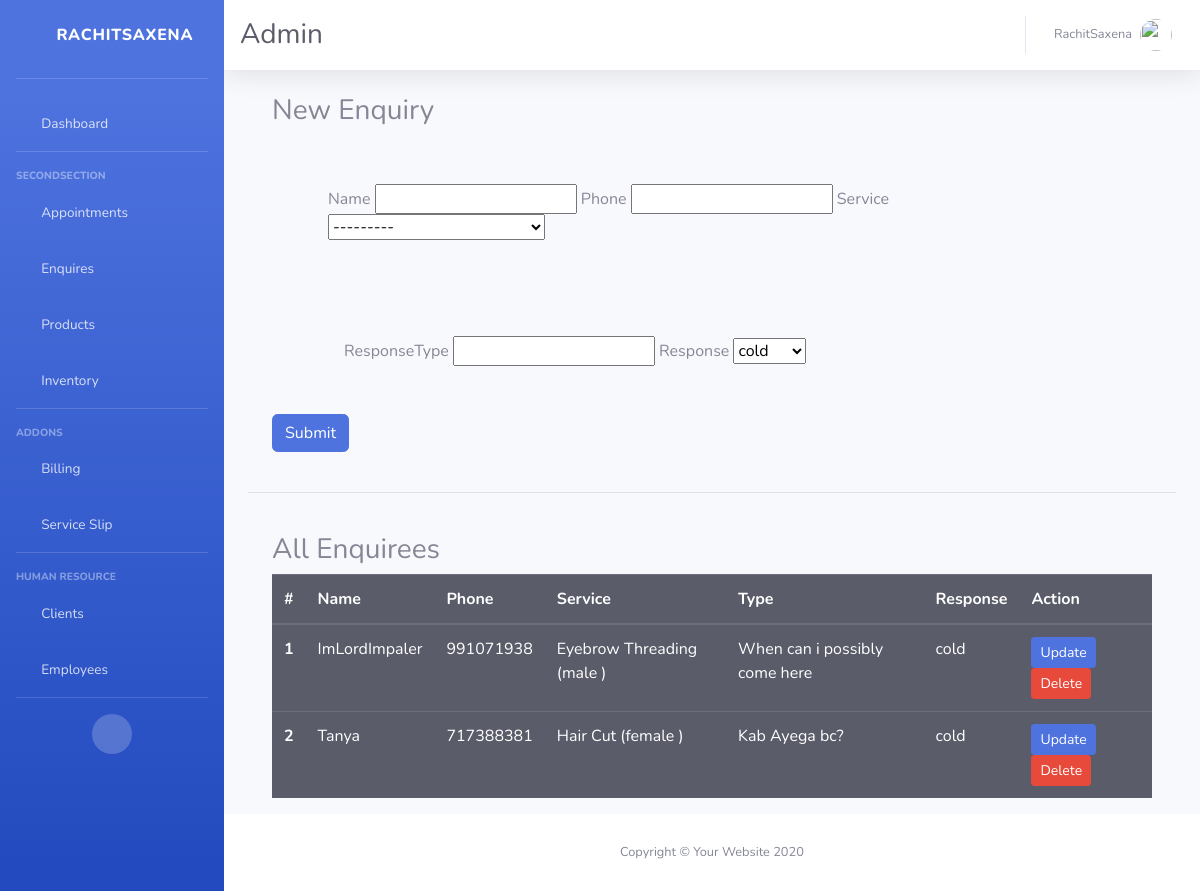
The app's page /old/enquiry (signed in), older data.
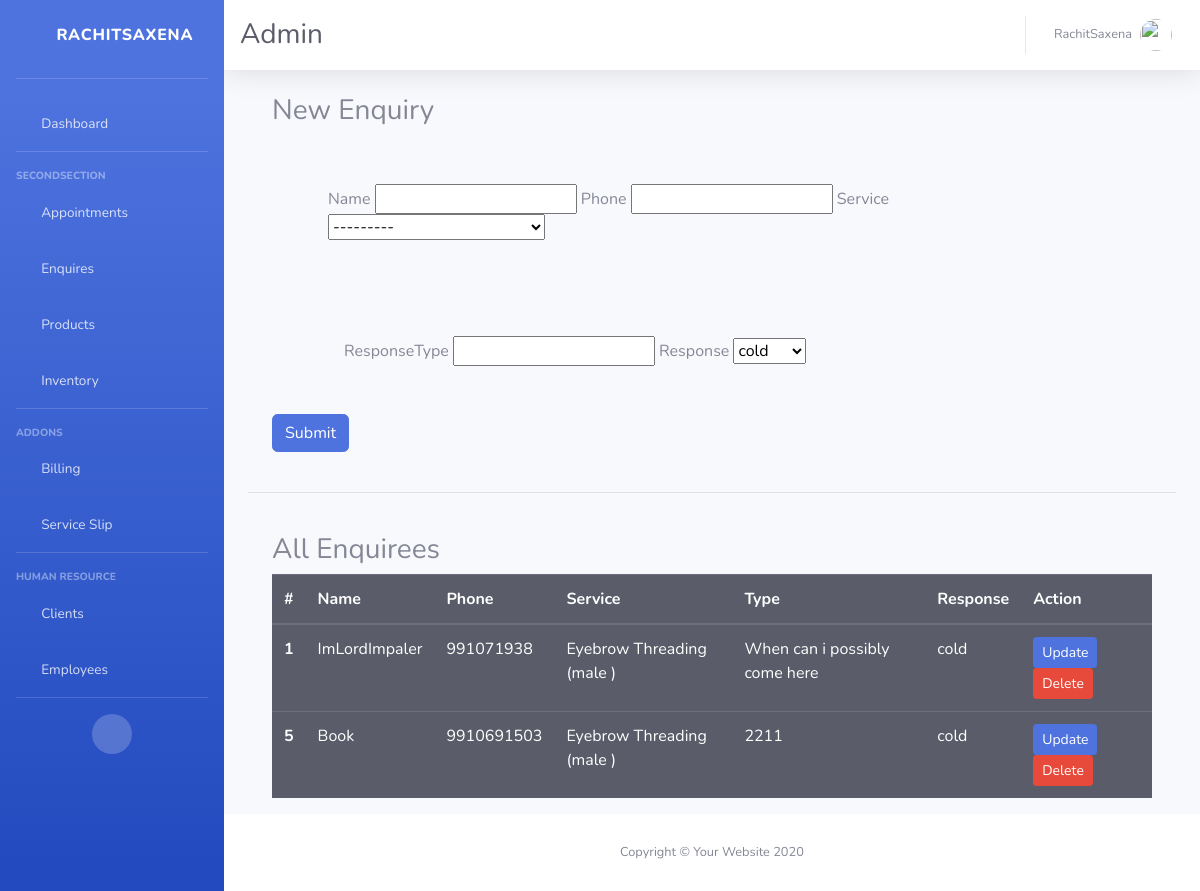
The same page, newer data.
### basic/models.py (models this page shows, shortened)
class Enquiry(models.Model):
    name = models.CharField(max_length=100 , null=True  , blank=True)
    phone = models.CharField(max_length=100 , null=True  , blank=True)
    service = models.ForeignKey(Service , on_delete=models.CASCADE)
    date = models.DateTimeField(auto_now_add=True)
    responseType = models.CharField(null=True , blank=True , max_length=100)
    response = models.CharField(max_length= 10 , choices=ENQUIRY_TYPE , default='cold')

class Service(models.Model):
    name = models.CharField(max_length=100 , null=True ,blank=True)
    price = models.IntegerField(default=0)
    duration = models.IntegerField(default=0)
    mprice = models.IntegerField(default=0)
    gender = models.CharField(max_length=10 , choices=GENDER_TYPES , default='others')
    def __str__(self):
        return (self.name + ' (' + self.gender + ' )')

### basic/views.py (the view)
# urls.py: path('enquiry' , views.enquiry , name='enquiry'),
@login_required(login_url='loginPage')
def enquiry(request):
    enq = Enquiry.objects.all()
    form = EnquiryForm()
    if request.method == 'POST':
        form = EnquiryForm(request.POST)
        if form.is_valid():
            form.save()
            return redirect('dashboard')
        else :
            return HttpResponse('<h3> Try again </h3>')
    else :
        form = EnquiryForm()
    params = {
        'form' : form ,
        'pro' : enq
    }
    return render(request , 'basic/enquiry.html' , params)

### basic/forms.py
class EnquiryForm(ModelForm):
    class Meta:
        model = Enquiry
        fields = '__all__'

### basic/templates/basic/enquiry.html
{% extends 'basic/base.html' %}
{% block content %}
    <div class='container commonContainer'>
        <h3>New Enquiry </h3>
        <form method='post'  class="form-inline"  action=''> {% csrf_token %}
            <div class='container px-2 m-5'>
            {{form.name.label}}
            {{form.name}}
            {{form.phone.label}}
            {{form.phone}}
            {{form.service.label}}
            {{form.service}}
            </div>
            <div class='container px-4 m-5'>
            {{form.responseType.label}}
            {{form.responseType}}
            {{form.response.label}}
            {{form.response}}
            </div>
            <button type="submit" value="Submit" class='btn btn-primary'>Submit</button>
        </form>
    </div>
    <br>
    <hr>
    <br>
    <div class='container'>
        <h3> All Enquirees </h3>
        <table class="table table-dark enquiryTable">
                  <thead>
                    <tr>
                      <th scope="col">#</th>
                      <th scope="col">Name</th>
                      <th scope="col">Phone</th>
                      <th scope="col">Service</th>
                      <th scope="col">Type</th>
                      <th scope='col'>Response</th>
                      <th scope='col'>Action </th>
                    </tr>
                  </thead>
                  <tbody>
                  {% for i in pro %}
                    <tr>
                      <th scope="row">{{i.id}}</th>
                      <td>{{i.name}}</td>
                      <td>{{i.phone}}</td>
                      <td>{{i.service}}</td>
                      <td>{{i.responseType}}</td>
                      <td>{{i.response}}</td>
                      <td>
                        <a class='btn btn-sm btn-primary' href="{% url 'enquiryUpdate' i.id %}">Update </a>
                        <a class='btn btn-sm btn-danger' href="{% url 'enquiryDelete' i.id %}">Delete </a>
                       </td>
                    </tr>
                    {% endfor %}
                  </tbody>
                </table>
    </div>
{% endblock content %}

Row changes from the older to the newer data that the page shows:
removed Enquiry: id "2", name "Tanya", phone "717388381", service "Hair Cut (female )", responseType "Kab Ayega bc?", response "cold"
added Enquiry: id "5", name "Book", phone "9910691503", service "Eyebrow Threading (male )", responseType "2211", response "cold"
